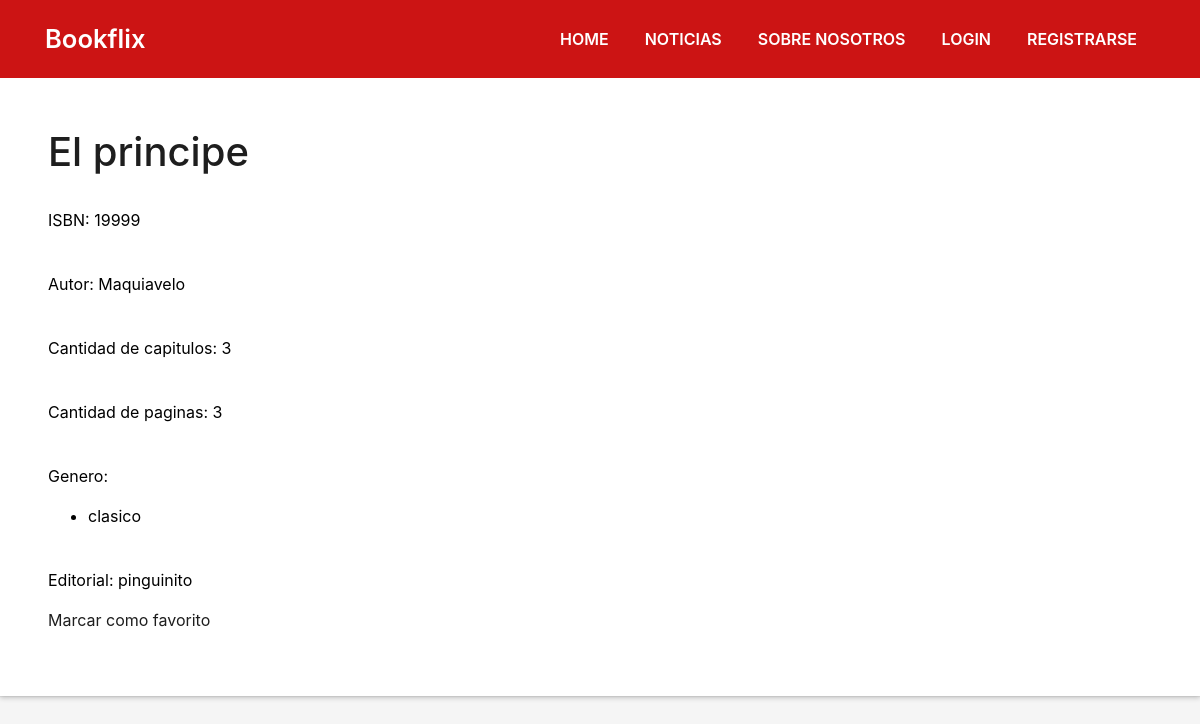
Before: /libro/3 with the older database file.
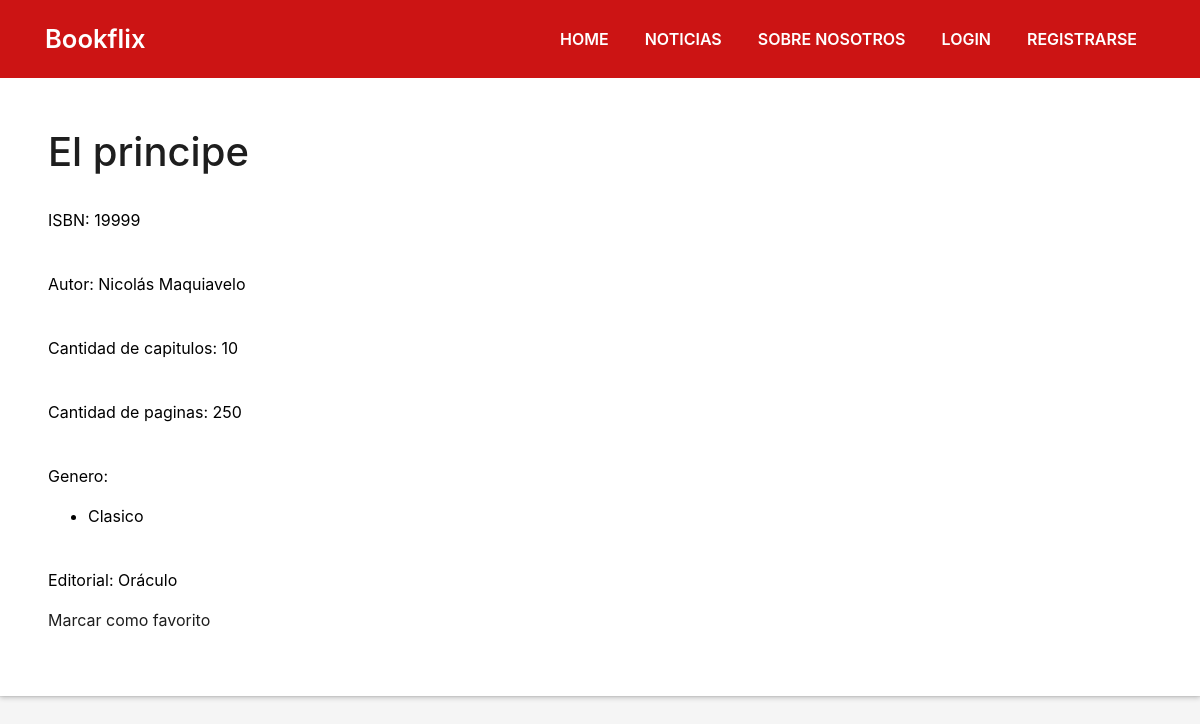
After: the same page with the newer database file.
### gestion_libro/models.py (models this page shows, shortened)
class Libro(models.Model):
	nombre=models.CharField(max_length=50,default='')
	ISBN = models.CharField(max_length=50,unique=True)
	autor=models.ForeignKey(Autor, on_delete=models.SET_NULL,null=True,blank=True)
	cant_capitulos = models.PositiveIntegerField()
	cant_paginas = models.PositiveIntegerField()
	genero=models.ManyToManyField(Genero)
	editorial=models.ForeignKey(Editorial, on_delete=models.SET_NULL,null=True,blank=True)
	pdf=models.FileField(upload_to='pdf',blank=True,null=True,validators=[FileExtensionValidator(allowed_extensions=['pdf'])])

class Autor(models.Model):
	nombre=models.CharField(max_length=50,default='',unique=True)

class Genero(models.Model):
	nombre=models.CharField(max_length=50,default='',unique=True)

class Editorial(models.Model):
	nombre=models.CharField(max_length=50,default='',unique=True)

### gestion_libro/views.py (the view)
# urls.py: path('libro/<libroId>', libro_especifico),
def libro_especifico(request,libroId):
	l=Libro.objects.get(id=libroId)
	fav=buscar_fav(request, libroId)
	contexto={"libro":l,"favorito": fav}
	return render(request, "libroDetalle.html",contexto)

### gestion_libro/views.py (called while the page is built)
def buscar_fav(request, libroId):
	try:
		fav=(Favorito.objects.get(libro_id=libroId,perfil_id=profile_session(request)))
	except:
		fav=None
	return fav

### gestion_usuario/views.py (called while the page is built)
def profile_session(request):
    return Profile.objects.get(id=request.session.get('perfil'))

### templates/libroDetalle.html (shortened to what this page needs)
{% extends "padre.html" %}
{% load static %}
{% block content %}
<body id="page-top">
	<section id="perfil" class="about-mf sect-pt4 route">
		<div class="box-shadow-full">
			<div class="row">
				<div class="col-sm-12">
					<h1>{{libro.nombre}}</h1>
					<br />
					<p> ISBN: {{libro.ISBN}}</p>
					<br />
					<p> Autor: {{libro.autor.nombre}}</p>
					<br />
					<p> Cantidad de capitulos: {{libro.cant_capitulos}}</p>
					<br />
					<p>Cantidad de paginas: {{libro.cant_paginas}}</p>
					<br />
					<p> Genero: </p>
					<ul>
						{% for  genero in libro.genero.all%}
						<li style="color: black;">{{genero.nombre}}</li>
						{% endfor %}
					</ul>
					<br />
					<p> Editorial: {{libro.editorial.nombre}}</p>
					<a href=/fav/{{libro.id}}>{%if favorito%}Sacar{%else%}Marcar{%endif%} como favorito</a>
	</section>
	{% endblock %}

### templates/padre.html (shortened to what this page needs)
{% load static %}
<!DOCTYPE html>
<html lang="en">
<head>
  {% load bootstrap4 %}
  {% bootstrap_css %}
  <link href="{% static 'lib/bootstrap/css/bootstrap.min.css' %}" rel="stylesheet">
  <link href="{% static 'lib/font-awesome/css/font-awesome.min.css' %}" rel="stylesheet">
  <link href="{% static 'lib/animate/animate.min.css' %}" rel="stylesheet">
  <link href="{% static 'lib/ionicons/css/ionicons.min.css' %}" rel="stylesheet">
  <link href="{% static 'lib/owlcarousel/assets/owl.carousel.min.css' %}" rel="stylesheet">
  <link href="{% static 'lib/lightbox/css/lightbox.min.css' %}" rel="stylesheet">
  <link href="{% static 'css/style.css' %}" rel="stylesheet">
</head>
{% include "barra.html" %}
{% block content %}
{% endblock %}
</body>
</html>

### templates/barra.html (shortened to what this page needs)
{% load static %}
<header>
  <body id="page-top">
    <nav class="navbar navbar-b navbar-trans navbar-expand-md fixed-top" id="mainNav">
      <div class="container">
        <a class="navbar-brand js-scroll" href="/">Bookflix</a>
        <div class="navbar-collapse collapse justify-content-end" colo id="navbarDefault">
          <ul class="navbar-nav">
            <li class="nav-item">
              <a class="nav-link js-scroll active" href="/">Home</a>
            </li>
            <li class="nav-item">
              <a class="nav-link js-scroll" href="/news">Noticias</a>
            </li>
            <li class="nav-item">
              <a class="nav-link js-scroll" href="/#contact">Sobre nosotros</a>
            </li>
            {% if not user.is_authenticated %}
            <li class="nav-item">
              <a class="nav-link js-scroll" href="/login">login</a>
            </li>
            <li class="nav-item">
              <a class="nav-link js-scroll" href="/register">Registrarse</a>
            </li>
            {% endif %}
          </ul>
        </div>
      </div>
    </nav>
</header>

### static/css/style.css (style rules this page uses)
body { background-color: #f5f5f5; color: #4e4e4e; }
h1, h2, h3, h4, h5, h6 { color: #1e1e1e; }
a { color: #1e1e1e; transition: all 0.5s ease-in-out; }
.sect-pt4 { padding-top: 4rem; }
.box-shadow-full { padding: 3rem 1.25rem; position: relative; background-color: #fff; margin-bottom: 3rem; z-index: 2; box-shadow: 0 1px 1px 0 rgba(0, 0, 0, 0.06), 0 2px 5px 0 rgba(0, 0, 0, 0.2); }
.navbar-b { transition: all .5s ease-in-out; background-color: transparent; padding-top: 1.563rem; padding-bottom: 1.563rem; }
.navbar-b.navbar-trans .nav-item, .navbar-b.navbar-reduce .nav-item { position: relative; padding-right: 10px; padding-left: 0; }
.navbar-b.navbar-trans .nav-link, .navbar-b.navbar-reduce .nav-link { color: #fff; text-transform: uppercase; font-weight: 600; }
.navbar-b.navbar-trans .nav-link:before, .navbar-b.navbar-reduce .nav-link:before { content: ''; position: absolute; margin-left: 0px; width: 0%; bottom: 0; left: 0; height: 2px; transition: all 500ms ease; }
.navbar-b.navbar-trans .nav-link:before { background-color: #fff; }
.navbar-b .navbar-brand { color: #fff; font-size: 1.6rem; font-weight: 600; }
.about-mf .box-shadow-full { padding-top: 4rem; padding-bottom: 4rem; }
@media (min-width: 768px) { .box-shadow-full { padding: 3rem; } }
@media (min-width: 768px) { .navbar-b.navbar-trans .nav-item, .navbar-b.navbar-reduce .nav-item { padding-left: 10px; } }
@media (min-width: 768px) { .navbar-b.navbar-trans .nav-link:before, .navbar-b.navbar-reduce .nav-link:before { margin-left: 18px; } }

### templates/padre.html (style rules this page uses)
body { color: white; }
p { color: black; }
nav.navbar { background-color: #CC1414; padding-top: 15px; padding-bottom: 15px; }
li { color: black; }

Changed rows visible on the page:
changed Libro "El principe": autor.nombre "Maquiavelo" → "Nicolás Maquiavelo"; cant_capitulos "3" → "10"; cant_paginas "3" → "250"; editorial.nombre "pinguinito" → "Oráculo"
changed Genero: nombre "clasico" → "Clasico"
